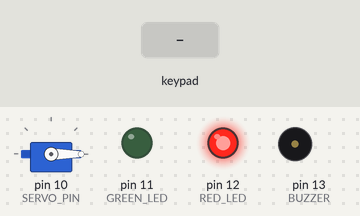
Recording of a sketch running on a simulated Arduino Uno, built with avr-gcc and run on an emulated ATmega328P. Parts: servo, output pins drawn as LEDs (lit = HIGH), buzzer (waves = sounding). The inputs (shaded band) are chosen by the test bench. What the sketch prints to the serial monitor is not drawn.

Above: at 2.4 s.
2.5 s: key '*' pressed
At 2.7 s:
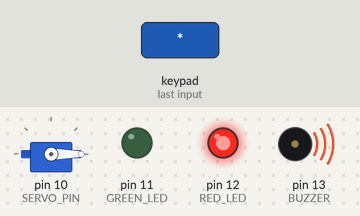
4.1 s: keypad keys 9 8 7 6 # pressed 0.4 s apart
At 6.66 s:
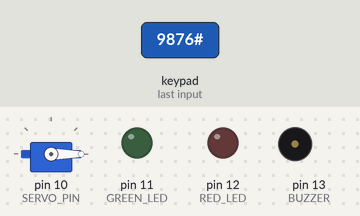
8.1 s: keypad keys 1 7 3 8 0 4 # pressed 0.4 s apart
At 11.8 s:
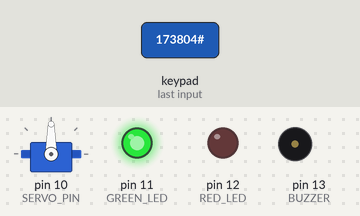
12.4 s: key '1' pressed
At 14.9 s:
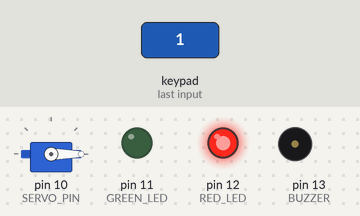
Timing chart, 0 to 16.4 s (numbered marks = the images above; inputs shaded):
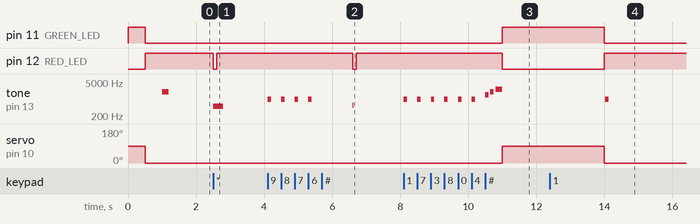

Measured:
- after the input at 2.5 s, pin 12 (RED_LED): HIGH → LOW at once, → HIGH 0.10 s later; tone on pin 13 (BUZZER): silent → 500 Hz at once, → silent 0.30 s later
- after the input at 4.1 s, pin 12 (RED_LED): HIGH → LOW after 2.5 s, → HIGH 0.10 s later; tone on pin 13 (BUZZER): plays 1000 Hz for 0.10 s, 1000 Hz for 0.10 s, 1000 Hz for 0.10 s, 1000 Hz for 0.10 s, 550 Hz for 0.01 s, starting at once
- after the input at 8.1 s, pin 11 (GREEN_LED): LOW → HIGH after 2.9 s; pin 12 (RED_LED): HIGH → LOW after 2.9 s
- after the input at 12.4 s, tone on pin 13 (BUZZER): silent → 1000 Hz after 1.6 s, → silent 0.10 s later

The sketch:

smart_lock.ino
```cpp
#include <Servo.h>
#include <Keypad.h>

// --- COMPONENTS SETUP ---
const int RED_LED = 12;
const int GREEN_LED = 11;
const int SERVO_PIN = 10;
const int BUZZER = 13;

Servo myLock;
char masterPassword[] = "173804";
String inputPassword = "";

// --- KEYPAD CONFIGURATION ---
const byte ROWS = 4;
const byte COLS = 4;
char keys[ROWS][COLS] = {
  {'1','2','3','A'},
  {'4','5','6','B'},
  {'7','8','9','C'},
  {'*','0','#','D'}
};
byte rowPins[ROWS] = {9, 8, 7, 6};
byte colPins[COLS] = {5, 4, 3, 2};

Keypad myKeypad = Keypad(makeKeymap(keys), rowPins, colPins, ROWS, COLS);

void setup() {
  Serial.begin(9600);

  // 1. Setup Pins
  myLock.attach(SERVO_PIN);
  pinMode(RED_LED, OUTPUT);
  pinMode(GREEN_LED, OUTPUT);
  pinMode(BUZZER, OUTPUT);

  // 2. --- THE SETUP WIGGLE (Self-Check) ---
  Serial.println("Performing Self-Check...");
  myLock.write(90);       // Swing OPEN
  digitalWrite(GREEN_LED, HIGH); // Green ON
  delay(500);             // Wait half a second

  myLock.write(0);        // Swing CLOSED
  digitalWrite(GREEN_LED, LOW);  // Green OFF
  digitalWrite(RED_LED, HIGH);   // Red ON
  delay(500);

  // 3. Startup Beep
  tone(BUZZER, 2000, 200); // High beep to say "Ready"
  delay(200);

  Serial.println("SYSTEM READY. Enter Password:");
}

void loop() {
  char key = myKeypad.getKey();

  if (key) {
    playBeep(); // Sound on every press

    if (key == '#') { // ENTER
      checkPassword();
    }
    else if (key == '*') { // CLEAR
      inputPassword = "";
      tone(BUZZER, 500, 300);
      Serial.println(" Cleared");
      blinkRed();
    }
    else {
      inputPassword += key;
      Serial.print("*");
    }
  }
}

void checkPassword() {
  if (inputPassword == masterPassword) {
    Serial.println("\nACCESS GRANTED");
    playSuccessSound();

    digitalWrite(RED_LED, LOW);
    digitalWrite(GREEN_LED, HIGH);
    myLock.write(90); // Unlock

    delay(3000); // Stay open for 3 seconds

    // Re-lock
    myLock.write(0);
    digitalWrite(GREEN_LED, LOW);
    digitalWrite(RED_LED, HIGH);
    Serial.println("LOCKED");

  } else {
    Serial.println("\nWRONG PASSWORD");
    playAlarm(); // SIREN!
    blinkRed();
  }
  inputPassword = "";
}

// --- SOUND & LIGHT EFFECTS ---

void playBeep() {
  tone(BUZZER, 1000, 100);
}

void playSuccessSound() {
  // Happy "Da-Da-Daaa" sound
  tone(BUZZER, 1500, 100); delay(150);
  tone(BUZZER, 2000, 100); delay(150);
  tone(BUZZER, 2500, 200); delay(200);
}

void playAlarm() {
  // Siren sound
  for (int i = 0; i < 3; i++) {
    for (int hz = 500; hz < 2000; hz += 50) {
      tone(BUZZER, hz, 10); delay(5);
    }
    for (int hz = 2000; hz > 500; hz -= 50) {
      tone(BUZZER, hz, 10); delay(5);
    }
  }
}

void blinkRed() {
  digitalWrite(RED_LED, LOW); delay(100); digitalWrite(RED_LED, HIGH);
}
```
